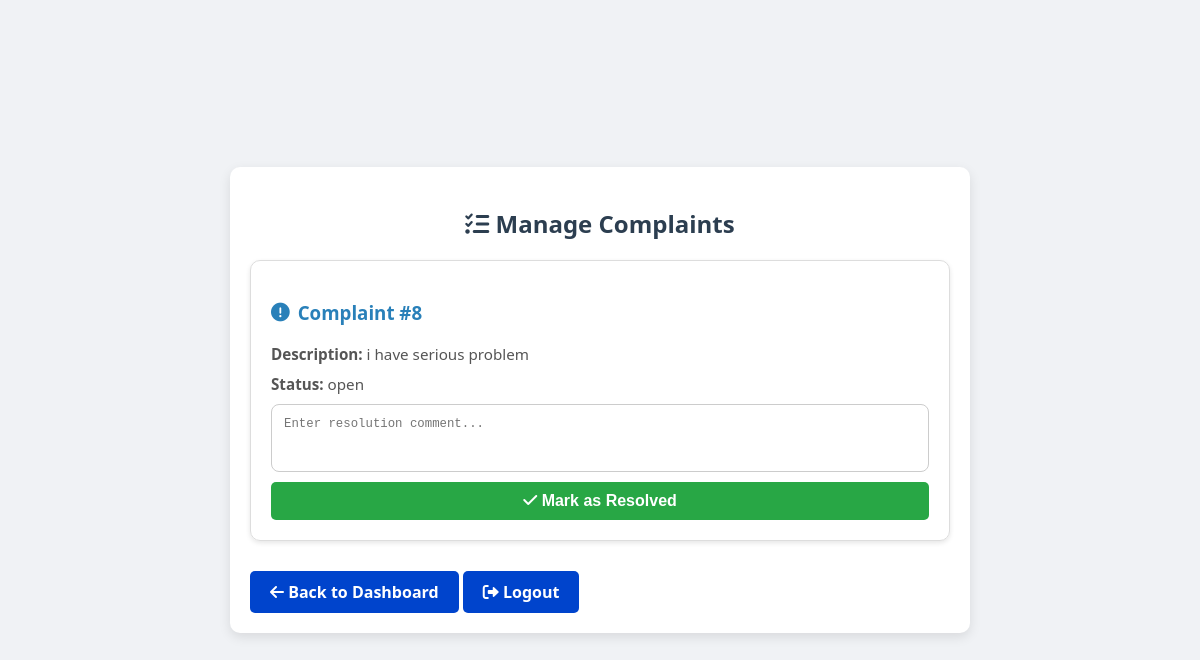
The app's page /manage_complaints.php (signed in) with its own data.
### tables this page shows
CREATE TABLE `complaints` (
  `complaint_id` int(11) NOT NULL,
  `user_id` int(11) DEFAULT NULL,
  `description` text NOT NULL,
  `status` enum('open','resolved') DEFAULT 'open',
  `created_at` datetime DEFAULT current_timestamp(),
  `resolution_comment` varchar(255) DEFAULT NULL
);

### manage_complaints.php (the view, shortened to what this page needs)
<?php
$conn = new mysqli("localhost", "root", "", "ground");
$result = $conn->query("SELECT * FROM complaints WHERE status = 'open'");
?>
<!DOCTYPE html>
<html lang="en">
<head>
    <link rel="stylesheet" href="https://cdnjs.cloudflare.com/ajax/libs/font-awesome/6.0.0-beta3/css/all.min.css">
</head>
<body>
    <div class="complaint-container">
        <h2><i class="fas fa-tasks"></i> Manage Complaints</h2>
        <?php while ($complaint = $result->fetch_assoc()): ?>
            <div class="complaint-card">
                <h3><i class="fas fa-exclamation-circle"></i> Complaint #<?php echo htmlspecialchars($complaint['complaint_id']); ?></h3>
                <p><strong>Description:</strong> <?php echo htmlspecialchars($complaint['description']); ?></p>
                <p><strong>Status:</strong> <?php echo htmlspecialchars($complaint['status']); ?></p>
                <form method="POST" class="resolve-form">
                    <textarea name="resolution_comment" rows="3" placeholder="Enter resolution comment..." required></textarea>
                    <button type="submit" name="resolve"><i class="fas fa-check"></i> Mark as Resolved</button>
                </form>
            </div>
        <?php endwhile; ?>
    <a href="admin.php" class="button"><i class="fas fa-arrow-left"></i> Back to Dashboard</a>
    <a href="logout.php" class="button"><i class="fas fa-sign-out-alt"></i> Logout</a>
    </div>
</body>
</html>

### manage_complaints.php (style rules this page uses)
body { font-family: 'Segoe UI', Tahoma, Geneva, Verdana, sans-serif; background-color: #f0f2f5; display: flex; justify-content: center; align-items: center; min-height: 100vh; margin: 0; }
h2 { text-align: center; color: #2c3e50; margin-bottom: 20px; }
.complaint-container { width: 100%; max-width: 700px; padding: 20px; background-color: #ffffff; box-shadow: 0 4px 12px rgba(0, 0, 0, 0.1); border-radius: 10px; }
.complaint-card { padding: 20px; margin-bottom: 15px; border-radius: 10px; border: 1px solid #ddd; box-shadow: 0 2px 5px rgba(0, 0, 0, 0.1); transition: transform 0.3s, box-shadow 0.3s; }
.complaint-card h3 { color: #2980b9; display: flex; align-items: center; gap: 8px; }
.complaint-card p { margin: 10px 0; color: #555; font-size: 0.95em; }
.resolve-form { display: flex; flex-direction: column; }
.resolve-form textarea { padding: 12px; font-size: 0.95em; border: 1px solid #ccc; border-radius: 8px; resize: none; transition: border-color 0.3s; }
.resolve-form button { margin-top: 10px; padding: 10px 20px; background-color: #28a745; color: white; font-size: 1em; font-weight: bold; border: none; border-radius: 5px; cursor: pointer; transition: background-color 0.3s, transform 0.3s; }
.button { display: inline-block; background-color: #0044cc; color: #fff; padding: 10px 20px; border-radius: 5px; text-decoration: none; font-weight: bold; text-align: center; margin-top: 15px; transition: background-color 0.3s; }

### records on screen
complaints: complaint_id "8", description "i have serious problem", status "open"
